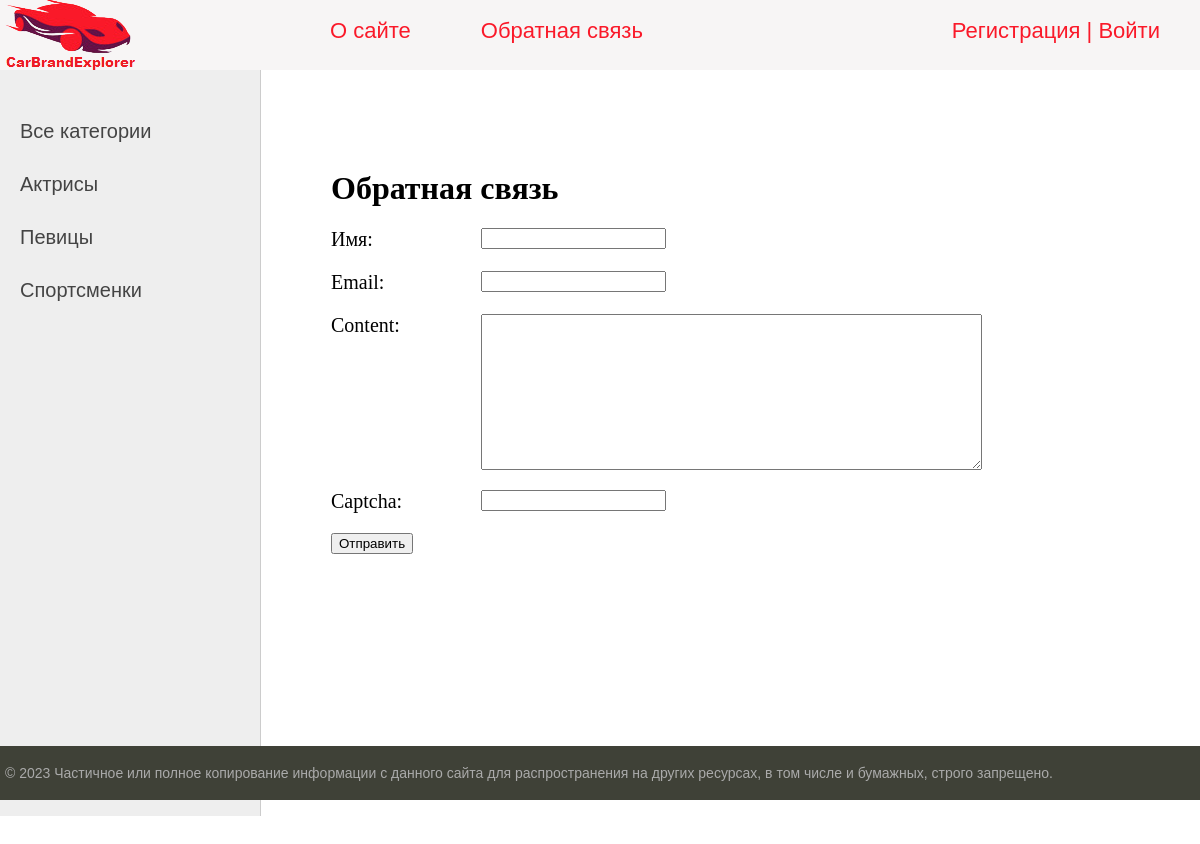
Page /contact/ on the earlier database version.
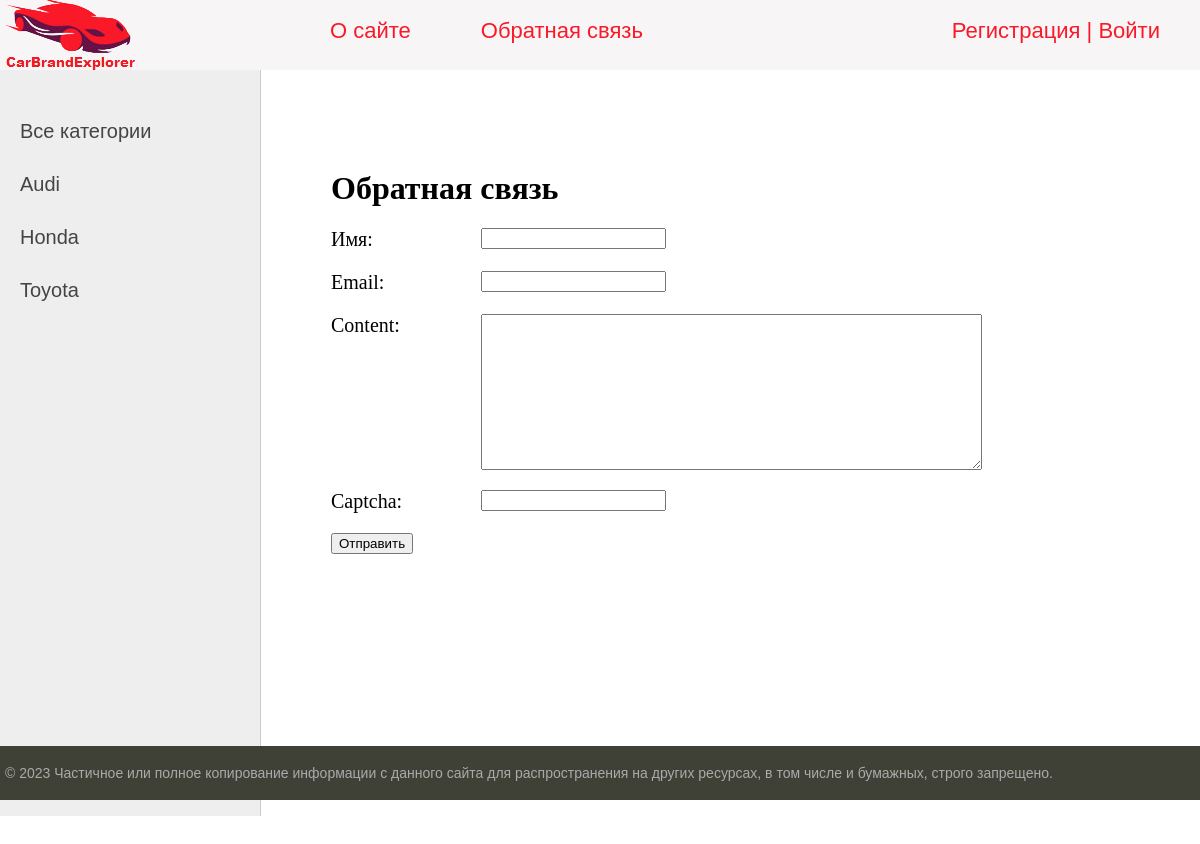
Same page on the later database version.
### women/models.py (models this page shows, shortened)
class Category(models.Model):
    name = models.CharField(max_length=100, db_index=True, verbose_name="Категория")
    slug = models.SlugField(max_length=255, unique=True, db_index=True, verbose_name="URL")
    photo = models.ImageField(upload_to="photos/%Y/%m/%d/", verbose_name="Фото", null=True)
    content = models.TextField(blank=True, verbose_name="Текст статьи")
    def get_absolute_url(self):
        return reverse('category', kwargs={'cat_slug': self.slug})
    class Meta:
        verbose_name = 'Категория'
        verbose_name_plural = 'Категории'
        ordering = ['id']

### women/views.py (the view, shortened to what this page needs)
# urls.py: path('contact/', ContactFormView.as_view(), name='contact'),
class ContactFormView(DataMixin, FormView):
    form_class = ContactForm
    template_name = 'women/contact.html'
    success_url = reverse_lazy('home')
    def get_context_data(self, *, object_list=None, **kwargs):
        context = super().get_context_data(**kwargs)
        c_def = self.get_user_context(title="Обратная связь")
        return dict(list(context.items()) + list(c_def.items()))

### women/forms.py
class ContactForm(forms.Form):
    name = forms.CharField(label='Имя', max_length=255)
    email = forms.EmailField(label='Email')
    content = forms.CharField(widget=forms.Textarea(attrs={'cols': 60, 'rows': 10}))
    captcha = CaptchaField()

### women/utils.py (called while the page is built)
    def get_user_context(self, **kwargs):
        context = kwargs
        cats = cache.get('cats')
        if not cats:
            cats = Category.objects.annotate(Count('women'))
            cache.set('cats', cats, 30)
        user_menu = menu.copy()
        if not self.request.user.is_authenticated:
            user_menu.pop(1)
        context['menu'] = user_menu
        context['cats'] = cats
        if 'cat_selected' not in context:
            context['cat_selected'] = None
        return context

### women/templates/women/contact.html (shortened to what this page needs)
{% extends 'women/base.html' %}
{% block content %}
<h1>{{title}}</h1>
<form method="post">
{% for f in form %}
<p><label class="form-label" for="{{ f.id_for_label }}">{{f.label}}: </label>{{ f }}</p>
{% endfor %}
    <button type="submit">Отправить</button>
</form>
{% endblock %}

### women/templates/women/base.html (shortened to what this page needs)
{% load static %}
<html>
<head>
	<link type="text/css" href="{% static 'women/css/styles.css' %}" rel="stylesheet" />
</head>
<body>
<table class="table-page" border=0 cellpadding="0" cellspacing="0">
<tr><td valign=top>
{% block mainmenu %}
		<div class="header">
			<ul id="mainmenu" class="mainmenu">
			<li class="logo"><a href="{% url 'home' %}"><div class="logo"></div></a></li>
{% for m in menu %}
			<li><a href="{% url m.url_name %}">{{m.title}}</a></li>
{% endfor %}
				{% if request.user.is_authenticated %}
				<li class="last"> {{user.username}} | <a href="{% url 'logout' %}">Выйти</a></li>
				{% else %}
				<li class="last"><a href="{% url 'register' %}">Регистрация</a> | <a href="{% url 'login' %}">Войти</a></li>
				{% endif %}
			</ul>
		</div>
{% endblock mainmenu %}
<table class="table-content" border=0 cellpadding="0" cellspacing="0">
<tr>
	<td valign="top" class="left-chapters">
	<ul id="leftchapters">
{% if cat_selected == 0 %}
		<li class="selected">Все категории</li>
{% else %}
		<li><a href="{% url 'home' %}">Все категории</a></li>
{% endif %}
{% for c in cats %}
{% if c.women__count > 0 %}
	{% if c.pk == cat_selected %}
		<li class="selected">{{c.name}}</li>
	{% else %}
		<li><a href="{{ c.get_absolute_url }}">{{c.name}}</a></li>
	{% endif %}
{% endif %}
{% endfor %}
	</ul>
</td>
<td valign="top" class="content">
	<div class="content-text">
{% block content %}
{% endblock %}
	</div>
</td></tr></table>
</td></tr>
<tr><td valign=top>
	<div id="footer">
		<p>&copy; 2023 Частичное или полное копирование информации с данного сайта для распространения на других ресурсах, в том числе и бумажных, строго запрещено.</p>
	</div>
</td></tr></table>
</body>
</html>

Differences in the rows shown:
removed Category: name "Актрисы"
no longer on this page (row edited): Category: name "Певицы"
no longer on this page (row edited): Category: name "Спортсменки"
added Category: name "Audi"
added Category: name "Honda"
added Category: name "Toyota"
